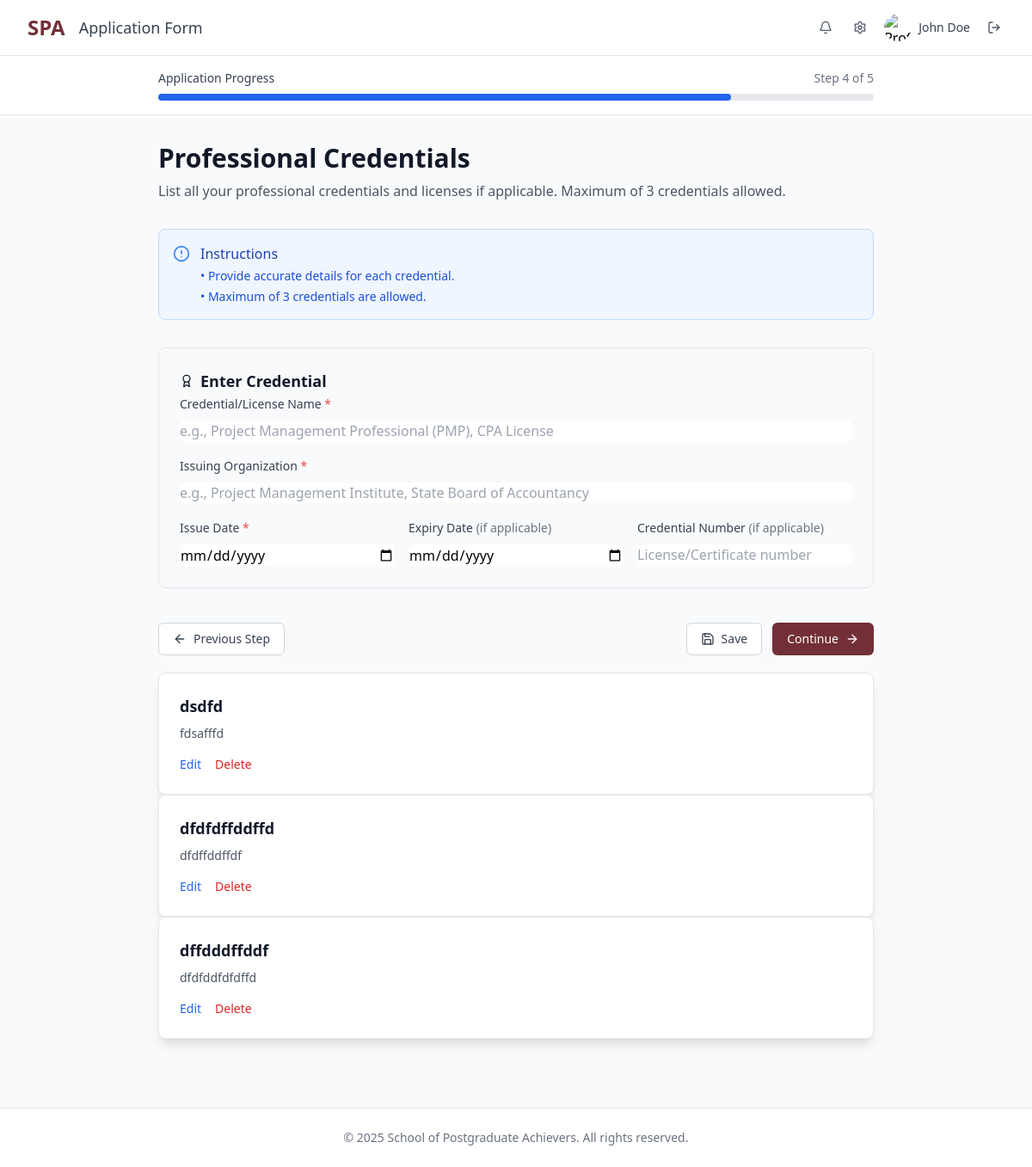
The app's page /apply/4/ (signed in), older data.
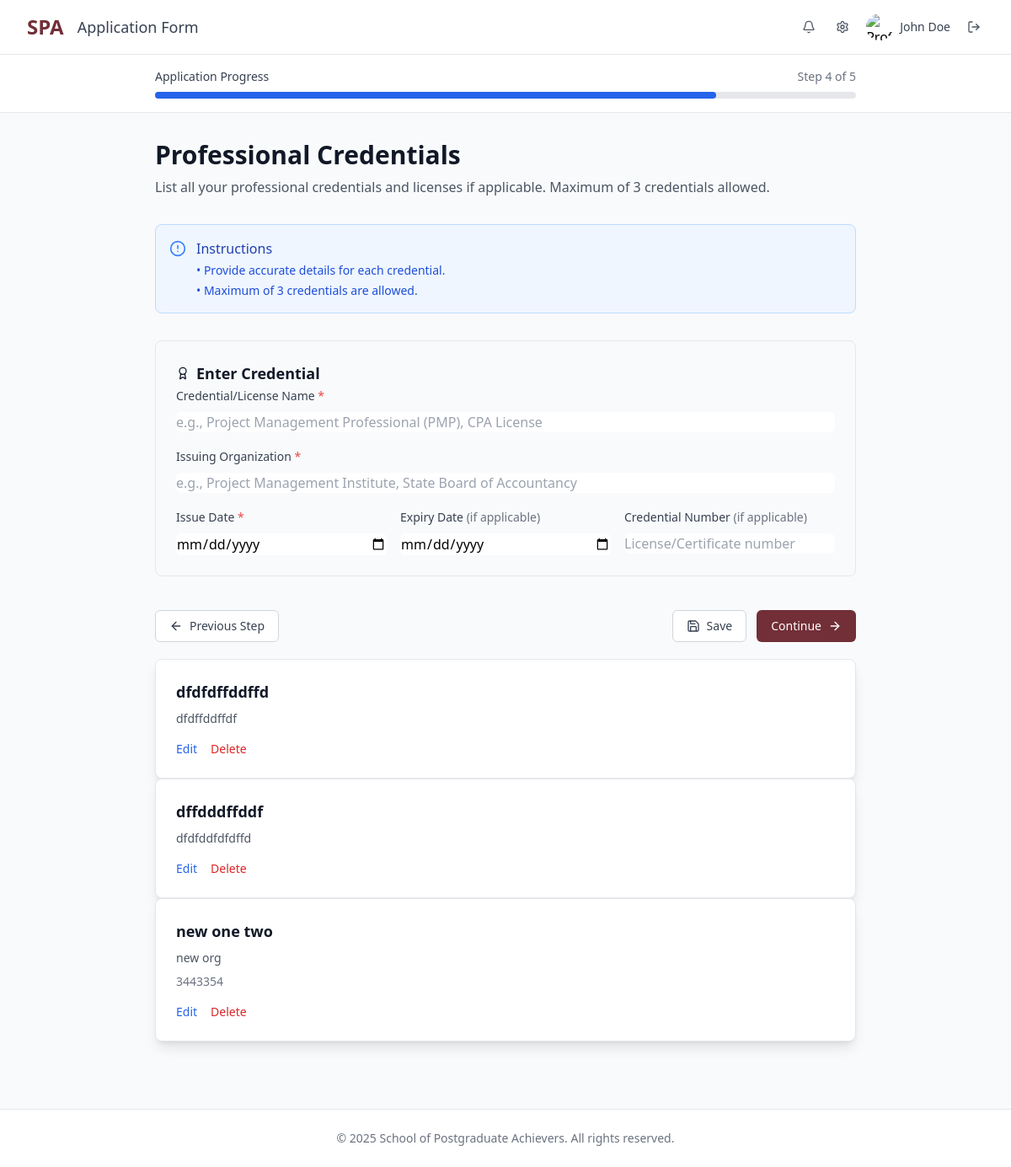
The same page, newer data.
### application/models.py (models this page shows, shortened)
class ProfessionalCredential(models.Model):
    application_work_experience = models.ForeignKey(ApplicationWorkExperience, on_delete=models.CASCADE, blank=True, null=True, related_name='credentials')
    session = models.ForeignKey(Session, on_delete=models.CASCADE, null=True)
    credential_name = models.CharField(max_length=255, blank=False)
    issuing_organization = models.CharField(max_length=255, blank=False)
    issue_date = models.DateField(blank=False)
    expiry_date = models.DateField(null=True, blank=True)
    credential_number = models.CharField(max_length=100, blank=True)
    class Meta:
        verbose_name = "Professional Credential"
        verbose_name_plural = "Professional Credentials"
        ordering = ['-issue_date']

### application/views.py (the view, shortened to what this page needs)
# urls.py: path('apply/4/', views.ApplyFour, name="applyfour"),
def ApplyFour(request):
    if not request.user.is_authenticated:
        return redirect('/')
    user = request.user
    applicant = get_object_or_404(Application, applicant=user)
    current_year = timezone.now().year
    current_session = Session.objects.filter(is_current=True).first()
    application_work_experience, created = ApplicationWorkExperience.objects.get_or_create(
        applicant=applicant,
        session=current_session,
        defaults={'has_no_credentials': False}
    )
    credentials = ProfessionalCredential.objects.filter(application_work_experience=application_work_experience)
    context = {
        'credentials': credentials,
        'has_no_credentials': application_work_experience.has_no_credentials,
        'current_year': current_year,
    }
    return render(request, './application/applyfour.html', context)

### templates/application/applyfour.html (shortened to what this page needs)
<!DOCTYPE html>
<html lang="en">
<head>
    <script src="https://cdn.tailwindcss.com"></script>
</head>
<body class="min-h-screen bg-gray-50 flex flex-col">
    <header class="bg-white shadow-sm border-b">
        <div class="max-w-7xl mx-auto px-4 sm:px-6 lg:px-8">
            <div class="flex justify-between items-center py-4">
                <div class="flex items-center">
                    <div class="flex-shrink-0">
                        <h1 class="text-2xl font-bold text-[#722F37]">SPA</h1>
                    </div>
                    <div class="ml-4">
                        <h2 class="text-lg font-medium text-gray-700">Application Form</h2>
                    </div>
                </div>
                <div class="flex items-center space-x-4">
                    <button class="p-1 text-gray-600 hover:text-gray-900">
                        <i data-lucide="bell" class="h-4 w-4"></i>
                    </button>
                    <button class="p-1 text-gray-600 hover:text-gray-900">
                        <i data-lucide="settings" class="h-4 w-4"></i>
                    </button>
                    <div class="flex items-center space-x-2">
                        <img src="/placeholder.svg?height=40&width=40" alt="Profile" class="h-8 w-8 rounded-full">
                        <span class="text-sm font-medium text-gray-700">John Doe</span>
                    </div>
                    <button class="p-1 text-gray-600 hover:text-gray-900">
                        <i data-lucide="log-out" class="h-4 w-4"></i>
                    </button>
                </div>
            </div>
        </div>
    </header>
    <div class="bg-white border-b">
        <div class="max-w-4xl mx-auto px-4 sm:px-6 lg:px-8 py-4">
            <div class="flex items-center justify-between mb-2">
                <h3 class="text-sm font-medium text-gray-700">Application Progress</h3>
                <span class="text-sm text-gray-500">Step 4 of 5</span>
            </div>
            <div class="w-full bg-gray-200 rounded-full h-2">
                <div class="bg-blue-600 h-2 rounded-full" style="width: 80%"></div>
            </div>
        </div>
    </div>
    <main class="flex-1 max-w-4xl mx-auto px-4 sm:px-6 lg:px-8 py-8">
        <div class="mb-8">
            <h1 class="text-3xl font-bold text-gray-900 mb-2">Professional Credentials</h1>
            <p class="text-gray-600">
                List all your professional credentials and licenses if applicable. Maximum of 3 credentials allowed.
            </p>
        </div>
        <div class="bg-blue-50 border border-blue-200 rounded-lg p-4 mb-8">
            <div class="flex items-start">
                <i data-lucide="alert-circle" class="h-5 w-5 text-blue-500 mr-3 mt-0.5"></i>
                <div>
                    <h4 class="font-medium text-blue-800 mb-1">Instructions</h4>
                    <ul class="text-sm text-blue-700 space-y-1">
                        <li>• Provide accurate details for each credential.</li>
                        <li>• Maximum of 3 credentials are allowed.</li>
                    </ul>
                </div>
            </div>
        </div>
        <form method="post" action="/apply/4/" id="credentials-form">
            <div id="credentials-container" class="space-y-8 {% if has_no_credentials %}hidden{% endif %}">
                <div class="record-item border rounded-lg p-6 bg-gray-50 mb-4">
                    <h3 class="text-lg font-semibold text-gray-900 flex items-center">
                        <i data-lucide="award" class="h-4 w-4 mr-2"></i>
                        Enter Credential
                    </h3>
                    <div class="space-y-4">
                        <div class="space-y-2">
                            <label for="credential_name" class="text-sm font-medium text-gray-700">
                                Credential/License Name <span class="text-red-500">*</span>
                            </label>
                            <input type="text" name="credential_name" id="credential_name" class="w-full border-gray-300 rounded-md" placeholder="e.g., Project Management Professional (PMP), CPA License">
                        </div>
                        <div class="space-y-2">
                            <label for="issuing_organization" class="text-sm font-medium text-gray-700">
                                Issuing Organization <span class="text-red-500">*</span>
                            </label>
                            <input type="text" name="issuing_organization" id="issuing_organization" class="w-full border-gray-300 rounded-md" placeholder="e.g., Project Management Institute, State Board of Accountancy">
                        </div>
                        <div class="grid grid-cols-1 md:grid-cols-3 gap-4">
                            <div class="space-y-2">
                                <label for="issue_date" class="text-sm font-medium text-gray-700">
                                    Issue Date <span class="text-red-500">*</span>
                                </label>
                                <input type="date" name="issue_date" id="issue_date" class="w-full border-gray-300 rounded-md">
                            </div>
                            <div class="space-y-2">
                                <label for="expiry_date" class="text-sm font-medium text-gray-700">
                                    Expiry Date <span class="text-gray-500">(if applicable)</span>
                                </label>
                                <input type="date" name="expiry_date" id="expiry_date" class="w-full border-gray-300 rounded-md">
                            </div>
                            <div class="space-y-2">
                                <label for="credential_number" class="text-sm font-medium text-gray-700">
                                    Credential Number <span class="text-gray-500">(if applicable)</span>
                                </label>
                                <input type="text" name="credential_number" id="credential_number" class="w-full border-gray-300 rounded-md" placeholder="License/Certificate number">
                            </div>
                        </div>
                    </div>
                </div>
            </div>
            <div class="flex flex-col sm:flex-row gap-4 pt-6">
                <button type="button" onclick="window.history.back()" class="flex items-center justify-center px-4 py-2 border border-gray-300 text-sm font-medium rounded-md text-gray-700 bg-white hover:bg-gray-50">
                    <i data-lucide="arrow-left" class="h-4 w-4 mr-2"></i>
                    Previous Step
                </button>
                <div class="flex gap-3 sm:ml-auto">
                    <button type="submit" name="action" value="save" class="flex items-center justify-center px-4 py-2 border border-gray-300 text-sm font-medium rounded-md text-gray-700 bg-white hover:bg-gray-50">
                        <i data-lucide="save" class="h-4 w-4 mr-2"></i>
                        Save
                    </button>
                    <button type="submit" name="action" value="next" class="bg-[#722F37] hover:bg-[#5a252a] text-white flex items-center justify-center px-4 py-2 border border-transparent text-sm font-medium rounded-md">
                        Continue
                        <i data-lucide="arrow-right" class="h-4 w-4 ml-2"></i>
                    </button>
                </div>
            </div>
        </form>
        <div class="credentials_container mt-[20px]">
            {% for cred in credentials %}
                <div class="bg-white shadow-lg rounded-lg p-6 border border-gray-200">
                    <div class="space-y-2 mb-4">
                        <div>
                            <span class="block text-lg font-semibold text-gray-900">{{ cred.credential_name }}</span>
                        </div>
                        <div>
                            <span class="block text-sm text-gray-600">{{ cred.issuing_organization }}</span>
                        </div>
                        <div>
                            <span class="block text-sm text-gray-500">{{ cred.credential_number }}</span>
                        </div>
                    </div>
                    <div class="flex space-x-4">
                        <a href="#" onclick="handleUpdateModal('{{ cred.credential_name }}', '{{ cred.issuing_organization }}', '{{cred.issue_date}}', '{{cred.expiry_date}}', '{{ cred.credential_number }}', '{{cred.id}}')" class="text-blue-600 hover:text-blue-800 font-medium text-sm transition-colors duration-200">Edit</a>
                        <a href="/cred/delete/{{ cred.id }}/" class="text-red-600 hover:text-red-800 font-medium text-sm transition-colors duration-200">Delete</a>
                    </div>
                </div>
            {% endfor %}
        </div>
    </main>
    <footer class="bg-white border-t mt-12">
        <div class="max-w-7xl mx-auto px-4 sm:px-6 lg:px-8 py-6">
            <div class="text-center text-sm text-gray-500">
                <p>&copy; 2025 School of Postgraduate Achievers. All rights reserved.</p>
            </div>
        </div>
    </footer>
</body>
</html>

Row changes from the older to the newer data that the page shows:
removed ProfessionalCredential: credential_name "dsdfd", issuing_organization "fdsafffd"
added ProfessionalCredential: credential_name "new one two", issuing_organization "new org", credential_number "3443354"
